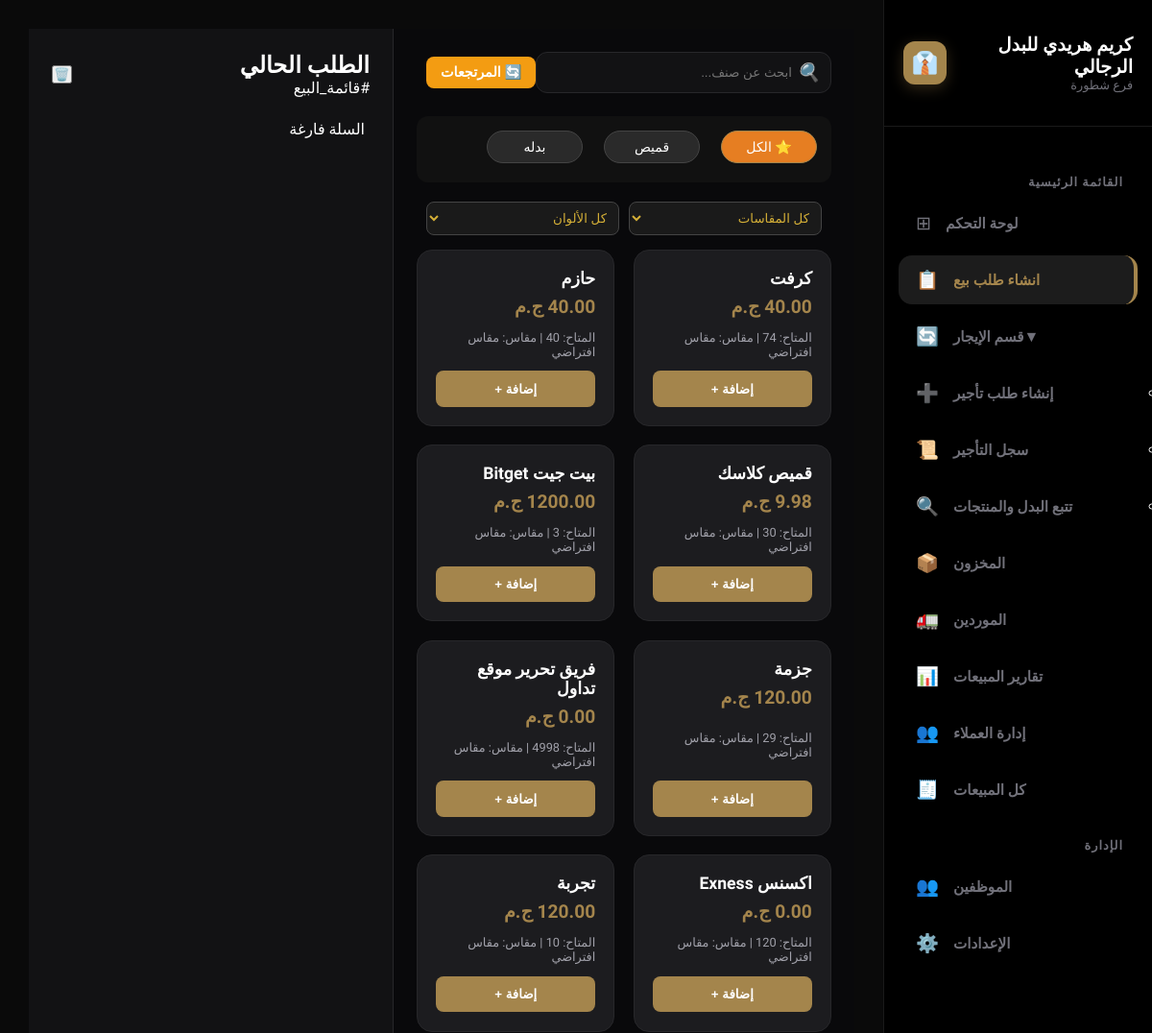
/pos/ (signed in, upper part), run on an earlier commit of the app's database.
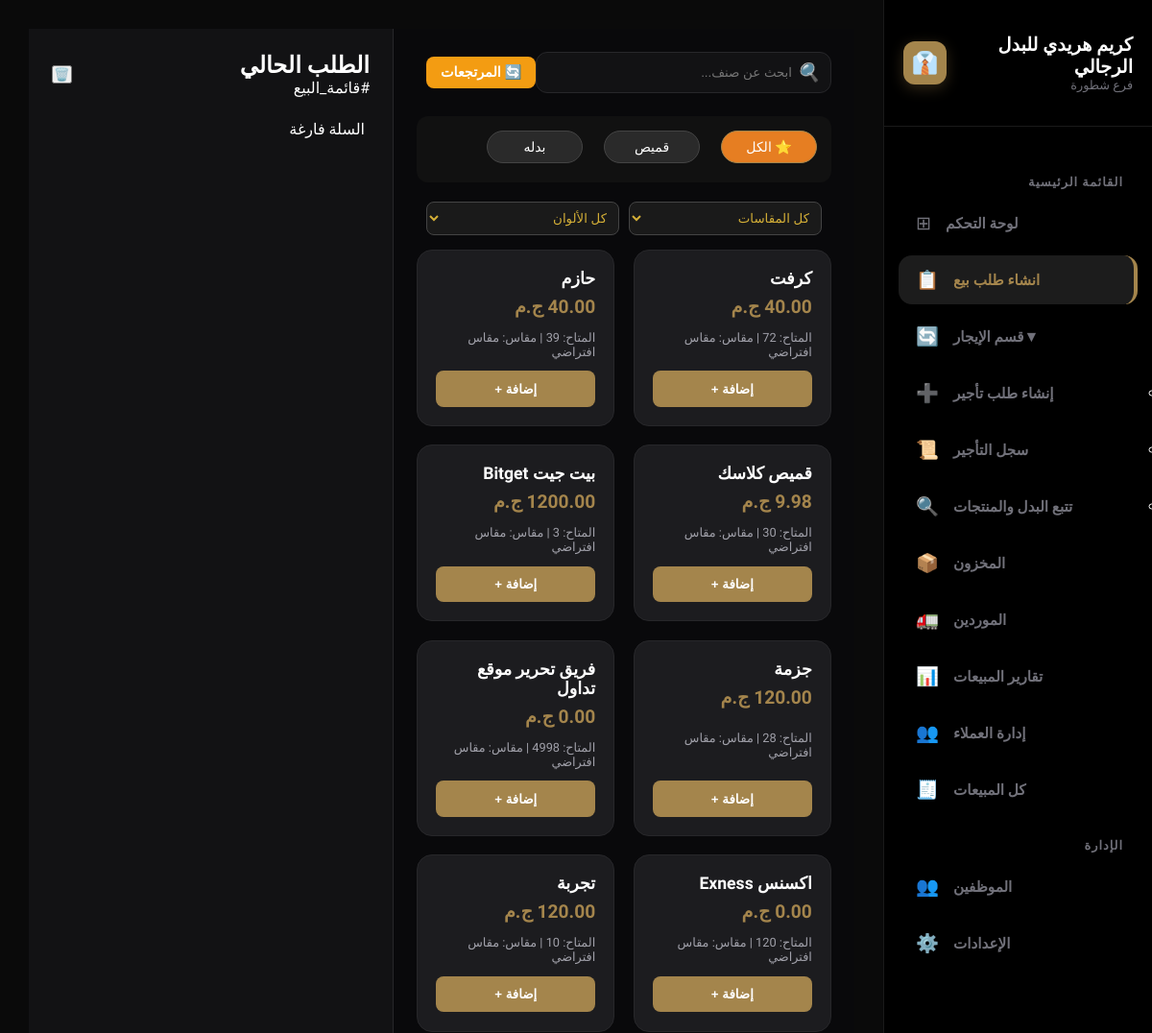
And on a later commit of the database.
### pos/models.py (models this page shows, shortened)
class InventoryItem(models.Model):
    name = models.CharField(max_length=200, verbose_name="اسم الصنف")
    category = models.ForeignKey(IngredientCategory, on_delete=models.CASCADE, related_name='items', verbose_name="الفئة")
    size = models.ForeignKey(Size_choices, on_delete=models.CASCADE, verbose_name="الحجم")
    color = models.ForeignKey(Colors_choices, on_delete=models.CASCADE, verbose_name="اللون")
    quantity = models.PositiveIntegerField(verbose_name="الكمية الحالية")
    min_limit = models.PositiveIntegerField(verbose_name="حد الطلب (الحد الأدنى)")
    unit = models.ForeignKey(Unit_choices, on_delete=models.CASCADE, verbose_name="الوحدة")
    unit_cost = models.DecimalField(max_digits=10, decimal_places=2, verbose_name="سعر الوحدة")
    supply_cost = models.DecimalField(max_digits=10, decimal_places=2, verbose_name="تكلفة التوريد")
    profit = models.DecimalField(max_digits=10, decimal_places=2, verbose_name="الربح المتوقع")
    updated_at = models.DateTimeField(auto_now=True, verbose_name="آخر تحديث")
    Supplier = models.ForeignKey(Supplier, on_delete=models.CASCADE, verbose_name="المورد")
    is_rental = models.BooleanField(default=False, verbose_name="هل الصنف للإيجار؟")
    rental_code = models.CharField(max_length=20, unique=True, null=True, blank=True, editable=False, verbose_name="كود الصنف")

### categories/models.py (models this page shows, shortened)
class Size_choices(models.Model):
    size = models.CharField (max_length=100, verbose_name="احجام المنتجات")

### pos/views.py (the view)
# urls.py: path('', views.pos_page, name='pos_page'),
@login_required
def pos_page(request):
    products = InventoryItem.objects.filter(quantity__gt=0)
    categories = IngredientCategory.objects.all()
    sizes = Size_choices.objects.all()
    colors = Colors_choices.objects.all()
    return render(request, 'pos/pos_page.html', {
        'products': products,
        'categories': categories,
        'sizes': sizes,
        'colors': colors
    })

### accounts/context_processors.py (called while the page is built)
def notifications_processor(request):
    if request.user.is_authenticated:
        notifications = Notification.objects.filter(user=request.user, is_deleted=False).order_by('-created_at')[:10]
    else:
        notifications = []
    return {'notifications': notifications}

### categories/models.py (called while the page is built)
    def __str__(self):
        return self.category

### templates/pos/pos_page.html (shortened to what this page needs)
{% extends 'base.html' %}
{% load static %}
{% block extra_css %}
<link rel="stylesheet" href="{% static 'css/pos.css' %}">
{% endblock %}
{% block content %}
<div class="pos-wrapper">
    <section class="products-section">
        <header class="pos-top-bar">
            <div class="search-container">
                <i class="search-icon">🔍</i>
                <input type="text" id="posSearch" placeholder="ابحث عن صنف...">
            </div>
            <div class="user-actions">
                <a href="{% url 'orders' %}" class="btn-top-action btn-return">🔄 المرتجعات</a>
            </div>
        </header>
        <nav class="categories-container" style="background: #111; padding: 15px; border-radius: 12px; margin-bottom: 20px;">
            <div class="cat-track" style="display: flex; gap: 12px; overflow-x: auto; padding-bottom: 5px;">
                <button class="cat-pill active" data-filter="all" style="min-width: 100px;">⭐ الكل</button>
                {% for category in categories %}
                    <button class="cat-pill" data-filter="{{ category.id }}" style="min-width: 100px;">
                        {{ category.name|default:category }}
                    </button>
                {% endfor %}
            </div>
        </nav>
        <div class="extra-filters" style="display: flex; gap: 10px; margin-bottom: 15px; padding: 0 10px;">
            <select id="sizeFilter" class="form-select-luxury" style="flex: 1; padding: 8px; border-radius: 8px; background: #1a1a1a; color: #d4af37; border: 1px solid #444;">
                <option value="all">كل المقاسات</option>
            </select>
            <select id="colorFilter" class="form-select-luxury" style="flex: 1; padding: 8px; border-radius: 8px; background: #1a1a1a; color: #d4af37; border: 1px solid #444;">
                <option value="all">كل الألوان</option>
            </select>
        </div>
        <div class="products-layout" id="productsGrid">
            {% for item in products %}
            <div class="product-item"
                data-category="{{ item.category.id }}"
                data-size="{{ item.size.id }}"
                data-color="{{ item.color.id }}">
                <div class="product-main-info">
                    <h3 class="product-title">{{ item.name }}</h3>
                    <div class="product-price-tag">{{ item.unit_cost }} <span>ج.م</span></div>
                </div>
                <p class="product-desc">المتاح: {{ item.quantity }} | مقاس: {{ item.size.size }}</p>
                <button class="add-to-cart-btn" data-id="{{ item.id }}" data-name="{{ item.name }}" data-price="{{ item.unit_cost }}"> إضافة + </button>
            </div>
            {% endfor %}
        </div>
    </section>
    <aside class="cart-sidebar">
        <div class="cart-header">
            <div class="cart-meta"><h2>الطلب الحالي</h2><span class="order-id">#قائمة_البيع</span></div>
            <button class="clear-cart" id="clearCart">🗑️</button>
        </div>
        <div class="cart-items-container" id="cartItemsContainer"><div class="empty-cart-msg">السلة فارغة</div></div>
    </aside>
</div>
{% endblock %}

What changed in the data, as far as the page shows it:
changed InventoryItem "كرفت": quantity "74" → "72"
